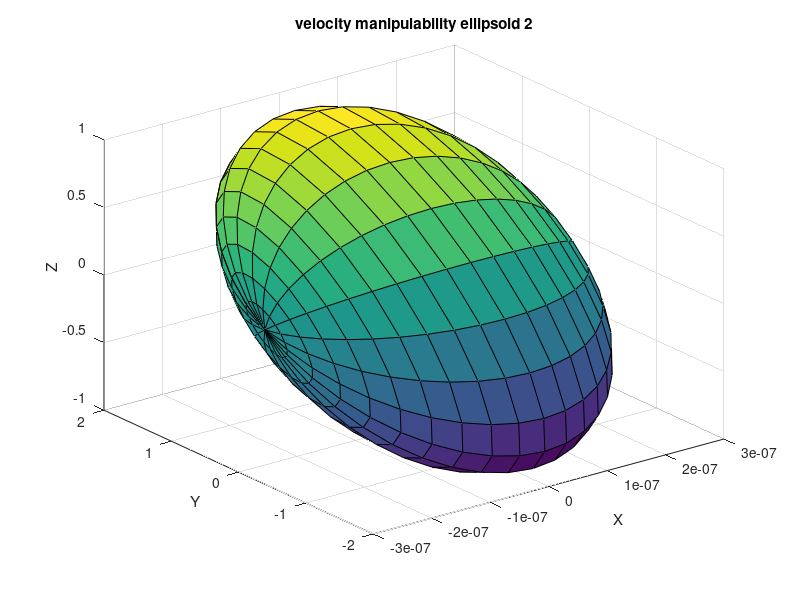

Here is the MATLAB script that generated this plot:
T1 = deg2rad(0);
T2 = deg2rad(60);
T3 = deg2rad(78.5904);
L2 = 1.5;
L3 = 1;

% jacobian 
J = [- (L2 * cos(T2) + L3 * cos(T2+T3)) * cos(T1),  (L2 * sin(T2) + L3 * sin(T2+T3)) * sin(T1), L3 * sin(T2+T3) * sin(T1);
              - (L2 * cos(T2) + L3 * cos(T2+T3)) * sin(T1), - (L2 * sin(T2) + L3 * sin(T2+T3)) * cos(T1), - L3 * sin(T2+T3) * cos(T1);
               0, L2 * cos(T2) + L3 * cos(T2+T3), L3 * cos(T2+T3)];

J*transpose(J)

% singular decomposition
[U, S, V] = svd(J);
a = S(1,1);
b = S(2,2);
c = S(3,3);

% singular sphere to represent q*q*T
[x,y,z] = sphere;

% scale the sphere to velocity ellipsoid
ell_x = a*x;
ell_y = b*y;
ell_z = c*z;

% rotate ellispoid using the third collumn vector of SVD func
rotated_x = zeros(size(ell_x));
rotated_y = zeros(size(ell_y));
rotated_z = zeros(size(ell_z));

for i = 1:numel(ell_x)
    rotated_point = V * [ell_x(i); ell_y(i); ell_z(i)];
    rotated_x(i) = rotated_point(1);
    rotated_y(i) = rotated_point(2);
    rotated_z(i) = rotated_point(3);
end

figure(1)
surf(rotated_x, rotated_y, rotated_z);
xlabel('X');
ylabel('Y');
zlabel('Z');
title('velocity manipulability ellipsoid 2');